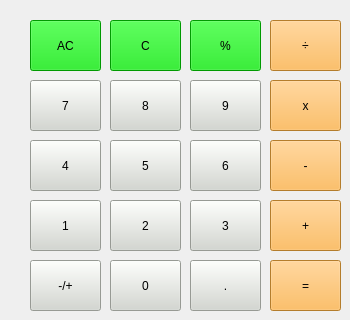
    <widget class="QWidget" name="tab">
     <attribute name="title">
      <string>Standard</string>
     </attribute>
     <widget class="QPushButton" name="simple_pb_markChanger">
      <property name="geometry">
       <rect>
        <x>30</x>
        <y>260</y>
        <width>71</width>
        <height>51</height>
       </rect>
      </property>
      <property name="toolTip">
       <string>&lt;html&gt;&lt;head/&gt;&lt;body&gt;&lt;p&gt;-/+&lt;/p&gt;&lt;/body&gt;&lt;/html&gt;</string>
      </property>
      <property name="autoFillBackground">
       <bool>false</bool>
      </property>
      <property name="styleSheet">
       <string notr="true">background-color: rgb(211, 215, 207);</string>
      </property>
      <property name="text">
       <string>-/+</string>
      </property>
      <property name="default">
       <bool>false</bool>
      </property>
      <property name="flat">
       <bool>false</bool>
      </property>
     </widget>
     <widget class="QPushButton" name="simple_pb_6">
      <property name="geometry">
       <rect>
        <x>190</x>
        <y>140</y>
        <width>71</width>
        <height>51</height>
       </rect>
      </property>
      <property name="toolTip">
       <string>&lt;html&gt;&lt;head/&gt;&lt;body&gt;&lt;p&gt;6&lt;/p&gt;&lt;/body&gt;&lt;/html&gt;</string>
      </property>
      <property name="styleSheet">
       <string notr="true">background-color: rgb(211, 215, 207);</string>
      </property>
      <property name="text">
       <string>6</string>
      </property>
      <property name="shortcut">
       <string>6</string>
      </property>
      <property name="default">
       <bool>false</bool>
      </property>
     </widget>
     <widget class="QPushButton" name="simple_pb_subtraction">
      <property name="geometry">
       <rect>
        <x>270</x>
        <y>140</y>
        <width>71</width>
        <height>51</height>
       </rect>
      </property>
      <property name="toolTip">
       <string>&lt;html&gt;&lt;head/&gt;&lt;body&gt;&lt;p&gt;منها&lt;/p&gt;&lt;/body&gt;&lt;/html&gt;</string>
      </property>
      <property name="autoFillBackground">
       <bool>false</bool>
      </property>
      <property name="styleSheet">
       <string notr="true">background-color: rgb(252, 175, 62);</string>
      </property>
      <property name="text">
       <string>-</string>
      </property>
      <property name="shortcut">
       <string>-</string>
      </property>
      <property name="default">
       <bool>false</bool>
      </property>
      <property name="flat">
       <bool>false</bool>
      </property>
     </widget>
     <widget class="QPushButton" name="simple_pb_8">
      <property name="geometry">
       <rect>
        <x>110</x>
        <y>80</y>
        <width>71</width>
        <height>51</height>
       </rect>
      </property>
      <property name="toolTip">
       <string>&lt;html&gt;&lt;head/&gt;&lt;body&gt;&lt;p&gt;8&lt;/p&gt;&lt;/body&gt;&lt;/html&gt;</string>
      </property>
      <property name="styleSheet">
       <string notr="true">background-color: rgb(211, 215, 207);</string>
      </property>
      <property name="text">
       <string>8</string>
      </property>
      <property name="shortcut">
       <string>8</string>
      </property>
      <property name="default">
       <bool>false</bool>
      </property>
     </widget>
     <widget class="QPushButton" name="simple_pb_7">
      <property name="geometry">
       <rect>
        <x>30</x>
        <y>80</y>
        <width>71</width>
        <height>51</height>
       </rect>
      </property>
      <property name="toolTip">
       <string>&lt;html&gt;&lt;head/&gt;&lt;body&gt;&lt;p&gt;7&lt;/p&gt;&lt;/body&gt;&lt;/html&gt;</string>
      </property>
      <property name="styleSheet">
       <string notr="true">background-color: rgb(211, 215, 207);</string>
      </property>
      <property name="text">
       <string>7</string>
      </property>
      <property name="shortcut">
       <string>7</string>
      </property>
      <property name="default">
       <bool>false</bool>
      </property>
     </widget>
     <widget class="QPushButton" name="simple_pb_5">
      <property name="geometry">
       <rect>
        <x>110</x>
        <y>140</y>
        <width>71</width>
        <height>51</height>
       </rect>
      </property>
      <property name="toolTip">
       <string>&lt;html&gt;&lt;head/&gt;&lt;body&gt;&lt;p&gt;5&lt;/p&gt;&lt;/body&gt;&lt;/html&gt;</string>
      </property>
      <property name="styleSheet">
       <string notr="true">background-color: rgb(211, 215, 207);</string>
      </property>
      <property name="text">
       <string>5</string>
      </property>
      <property name="shortcut">
       <string>5</string>
      </property>
      <property name="default">
       <bool>false</bool>
      </property>
     </widget>
     <widget class="QPushButton" name="simple_pb_percentage">
      <property name="geometry">
       <rect>
        <x>190</x>
        <y>20</y>
        <width>71</width>
        <height>51</height>
       </rect>
      </property>
      <property name="toolTip">
       <string>&lt;html&gt;&lt;head/&gt;&lt;body&gt;&lt;p&gt;درصد&lt;/p&gt;&lt;/body&gt;&lt;/html&gt;</string>
      </property>
      <property name="autoFillBackground">
       <bool>false</bool>
      </property>
      <property name="styleSheet">
       <string notr="true">background-color: rgb(0, 215, 0);</string>
      </property>
      <property name="text">
       <string>%</string>
      </property>
      <property name="shortcut">
       <string>%</string>
      </property>
      <property name="default">
       <bool>false</bool>
      </property>
      <property name="flat">
       <bool>false</bool>
      </property>
     </widget>
     <widget class="QPushButton" name="simple_pb_addition">
      <property name="geometry">
       <rect>
        <x>270</x>
        <y>200</y>
        <width>71</width>
        <height>51</height>
       </rect>
      </property>
      <property name="toolTip">
       <string>&lt;html&gt;&lt;head/&gt;&lt;body&gt;&lt;p&gt;جمع&lt;/p&gt;&lt;/body&gt;&lt;/html&gt;</string>
      </property>
      <property name="autoFillBackground">
       <bool>false</bool>
      </property>
      <property name="styleSheet">
       <string notr="true">background-color: rgb(252, 175, 62);</string>
      </property>
      <property name="text">
       <string>+</string>
      </property>
      <property name="shortcut">
       <string>+</string>
      </property>
      <property name="default">
       <bool>false</bool>
      </property>
      <property name="flat">
       <bool>false</bool>
      </property>
     </widget>
     <widget class="QPushButton" name="simple_pb_ac">
      <property name="geometry">
       <rect>
        <x>30</x>
        <y>20</y>
        <width>71</width>
        <height>51</height>
       </rect>
      </property>
      <property name="toolTip">
       <string>&lt;html&gt;&lt;head/&gt;&lt;body&gt;&lt;p&gt;تمیز کردن&lt;/p&gt;&lt;/body&gt;&lt;/html&gt;</string>
      </property>
      <property name="autoFillBackground">
       <bool>false</bool>
      </property>
      <property name="styleSheet">
       <string notr="true">background-color: rgb(0, 215, 0);</string>
      </property>
      <property name="text">
       <string>AC</string>
      </property>
      <property name="shortcut">
       <string>Del</string>
      </property>
      <property name="default">
       <bool>false</bool>
      </property>
      <property name="flat">
       <bool>false</bool>
      </property>
     </widget>
     <widget class="QPushButton" name="simple_pb_dot">
      <property name="geometry">
       <rect>
        <x>190</x>
        <y>260</y>
        <width>71</width>
        <height>51</height>
       </rect>
      </property>
      <property name="toolTip">
       <string>&lt;html&gt;&lt;head/&gt;&lt;body&gt;&lt;p&gt;ممیز&lt;/p&gt;&lt;/body&gt;&lt;/html&gt;</string>
      </property>
      <property name="autoFillBackground">
       <bool>false</bool>
      </property>
      <property name="styleSheet">
       <string notr="true">background-color: rgb(211, 215, 207);</string>
      </property>
      <property name="text">
       <string>.</string>
      </property>
      <property name="shortcut">
       <string>.</string>
      </property>
      <property name="default">
       <bool>false</bool>
      </property>
      <property name="flat">
       <bool>false</bool>
      </property>
     </widget>
     <widget class="QPushButton" name="simple_pb_multiplication">
      <property name="geometry">
       <rect>
        <x>270</x>
        <y>80</y>
        <width>71</width>
        <height>51</height>
       </rect>
      </property>
      <property name="toolTip">
       <string>&lt;html&gt;&lt;head/&gt;&lt;body&gt;&lt;p&gt;ضرب&lt;/p&gt;&lt;/body&gt;&lt;/html&gt;</string>
      </property>
      <property name="autoFillBackground">
       <bool>false</bool>
      </property>
      <property name="styleSheet">
       <string notr="true">background-color: rgb(252, 175, 62);</string>
      </property>
      <property name="text">
       <string>x</string>
      </property>
      <property name="shortcut">
       <string>*</string>
      </property>
      <property name="default">
       <bool>false</bool>
      </property>
      <property name="flat">
       <bool>false</bool>
      </property>
     </widget>
     <widget class="QPushButton" name="simple_pb_equal">
      <property name="geometry">
       <rect>
        <x>270</x>
        <y>260</y>
        <width>71</width>
        <height>51</height>
       </rect>
      </property>
      <property name="toolTip">
       <string>&lt;html&gt;&lt;head/&gt;&lt;body&gt;&lt;p&gt;مساوی&lt;/p&gt;&lt;/body&gt;&lt;/html&gt;</string>
      </property>
      <property name="autoFillBackground">
       <bool>false</bool>
      </property>
      <property name="styleSheet">
       <string notr="true">background-color: rgb(252, 175, 62);</string>
      </property>
      <property name="text">
       <string>=</string>
      </property>
      <property name="shortcut">
       <string>Enter</string>
      </property>
      <property name="default">
       <bool>false</bool>
      </property>
      <property name="flat">
       <bool>false</bool>
      </property>
     </widget>
     <widget class="QPushButton" name="simple_pb_1">
      <property name="geometry">
       <rect>
        <x>30</x>
        <y>200</y>
        <width>71</width>
        <height>51</height>
       </rect>
      </property>
      <property name="toolTip">
       <string>&lt;html&gt;&lt;head/&gt;&lt;body&gt;&lt;p&gt;1&lt;/p&gt;&lt;/body&gt;&lt;/html&gt;</string>
      </property>
      <property name="styleSheet">
       <string notr="true">background-color: rgb(211, 215, 207);</string>
      </property>
      <property name="text">
       <string>1</string>
      </property>
      <property name="shortcut">
       <string>1</string>
      </property>
      <property name="default">
       <bool>false</bool>
      </property>
     </widget>
     <widget class="QPushButton" name="simple_pb_4">
      <property name="geometry">
       <rect>
        <x>30</x>
        <y>140</y>
        <width>71</width>
        <height>51</height>
       </rect>
      </property>
      <property name="toolTip">
       <string>&lt;html&gt;&lt;head/&gt;&lt;body&gt;&lt;p&gt;4&lt;/p&gt;&lt;/body&gt;&lt;/html&gt;</string>
      </property>
      <property name="styleSheet">
       <string notr="true">background-color: rgb(211, 215, 207);</string>
      </property>
      <property name="text">
       <string>4</string>
      </property>
      <property name="shortcut">
       <string>4</string>
      </property>
      <property name="default">
       <bool>false</bool>
      </property>
     </widget>
     <widget class="QPushButton" name="simple_pb_9">
      <property name="geometry">
       <rect>
        <x>190</x>
        <y>80</y>
        <width>71</width>
        <height>51</height>
       </rect>
      </property>
      <property name="toolTip">
       <string>&lt;html&gt;&lt;head/&gt;&lt;body&gt;&lt;p&gt;9&lt;/p&gt;&lt;/body&gt;&lt;/html&gt;</string>
      </property>
      <property name="styleSheet">
       <string notr="true">background-color: rgb(211, 215, 207);</string>
      </property>
      <property name="text">
       <string>9</string>
      </property>
      <property name="shortcut">
       <string>9</string>
      </property>
      <property name="default">
       <bool>false</bool>
      </property>
     </widget>
     <widget class="QPushButton" name="simple_pb_2">
      <property name="geometry">
       <rect>
        <x>110</x>
        <y>200</y>
        <width>71</width>
        <height>51</height>
       </rect>
      </property>
      <property name="toolTip">
       <string>&lt;html&gt;&lt;head/&gt;&lt;body&gt;&lt;p&gt;2&lt;/p&gt;&lt;/body&gt;&lt;/html&gt;</string>
      </property>
      <property name="styleSheet">
       <string notr="true">background-color: rgb(211, 215, 207);</string>
      </property>
      <property name="text">
       <string>2</string>
      </property>
      <property name="shortcut">
       <string>2</string>
      </property>
      <property name="default">
       <bool>false</bool>
      </property>
     </widget>
     <widget class="QPushButton" name="simple_pb_0">
      <property name="geometry">
       <rect>
        <x>110</x>
        <y>260</y>
        <width>71</width>
        <height>51</height>
       </rect>
      </property>
      <property name="toolTip">
       <string>&lt;html&gt;&lt;head/&gt;&lt;body&gt;&lt;p&gt;0&lt;/p&gt;&lt;/body&gt;&lt;/html&gt;</string>
      </property>
      <property name="autoFillBackground">
       <bool>false</bool>
      </property>
      <property name="styleSheet">
       <string notr="true">background-color: rgb(211, 215, 207);</string>
      </property>
      <property name="text">
       <string>0</string>
      </property>
      <property name="shortcut">
       <string>0</string>
      </property>
      <property name="autoDefault">
       <bool>false</bool>
      </property>
      <property name="default">
       <bool>false</bool>
      </property>
      <property name="flat">
       <bool>false</bool>
      </property>
     </widget>
     <widget class="QPushButton" name="simple_pb_devision">
      <property name="geometry">
       <rect>
        <x>270</x>
        <y>20</y>
        <width>71</width>
        <height>51</height>
       </rect>
      </property>
      <property name="toolTip">
       <string>&lt;html&gt;&lt;head/&gt;&lt;body&gt;&lt;p&gt;تقسیم&lt;/p&gt;&lt;/body&gt;&lt;/html&gt;</string>
      </property>
      <property name="autoFillBackground">
       <bool>false</bool>
      </property>
      <property name="styleSheet">
       <string notr="true">background-color: rgb(252, 175, 62);</string>
      </property>
      <property name="text">
       <string>÷</string>
      </property>
      <property name="shortcut">
       <string>/</string>
      </property>
      <property name="default">
       <bool>false</bool>
      </property>
      <property name="flat">
       <bool>false</bool>
      </property>
     </widget>
     <widget class="QPushButton" name="simple_pb_3">
      <property name="geometry">
       <rect>
        <x>190</x>
        <y>200</y>
        <width>71</width>
        <height>51</height>
       </rect>
      </property>
      <property name="toolTip">
       <string>&lt;html&gt;&lt;head/&gt;&lt;body&gt;&lt;p&gt;3&lt;/p&gt;&lt;/body&gt;&lt;/html&gt;</string>
      </property>
      <property name="styleSheet">
       <string notr="true">background-color: rgb(211, 215, 207);</string>
      </property>
      <property name="text">
       <string>3</string>
      </property>
      <property name="shortcut">
       <string>3</string>
      </property>
      <property name="default">
       <bool>false</bool>
      </property>
     </widget>
     <widget class="QPushButton" name="simple_pb_ac_3">
      <property name="geometry">
       <rect>
        <x>110</x>
        <y>20</y>
        <width>71</width>
        <height>51</height>
       </rect>
      </property>
      <property name="toolTip">
       <string>&lt;html&gt;&lt;head/&gt;&lt;body&gt;&lt;p&gt;تمیز کردن&lt;/p&gt;&lt;/body&gt;&lt;/html&gt;</string>
      </property>
      <property name="autoFillBackground">
       <bool>false</bool>
      </property>
      <property name="styleSheet">
       <string notr="true">background-color: rgb(0, 215, 0);</string>
      </property>
      <property name="text">
       <string>C</string>
      </property>
      <property name="shortcut">
       <string>Del</string>
      </property>
      <property name="default">
       <bool>false</bool>
      </property>
      <property name="flat">
       <bool>false</bool>
      </property>
     </widget>
    </widget>
